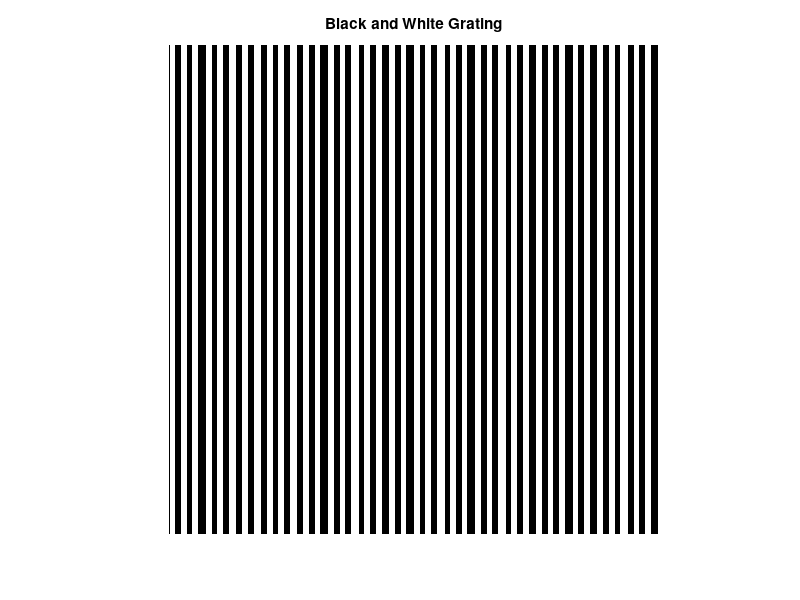

This figure's MATLAB source:
% grating_gen.m
% Generates an MxN image of a black and white grating with frequency f and angle theta

M = 256;      % Image height
N = 256;      % Image width
f = 40;       % Grating frequency (cycles per image, f > M,N)
theta = 0; % Grating angle in radians

% Create coordinate grid centered at image center
[x, y] = meshgrid(1:N, 1:M);
x = x - N/2;
y = y - M/2;

% Compute grating pattern
grating = sin(2 * pi * f * (x * cos(theta) + y * sin(theta)) / max(M, N));

% Threshold to get black and white pixels
bw_grating = grating > 0;

% Display the image
imshow(bw_grating, []);
title('Black and White Grating');
% Save the image
imwrite(bw_grating, 'bw_grating.png');